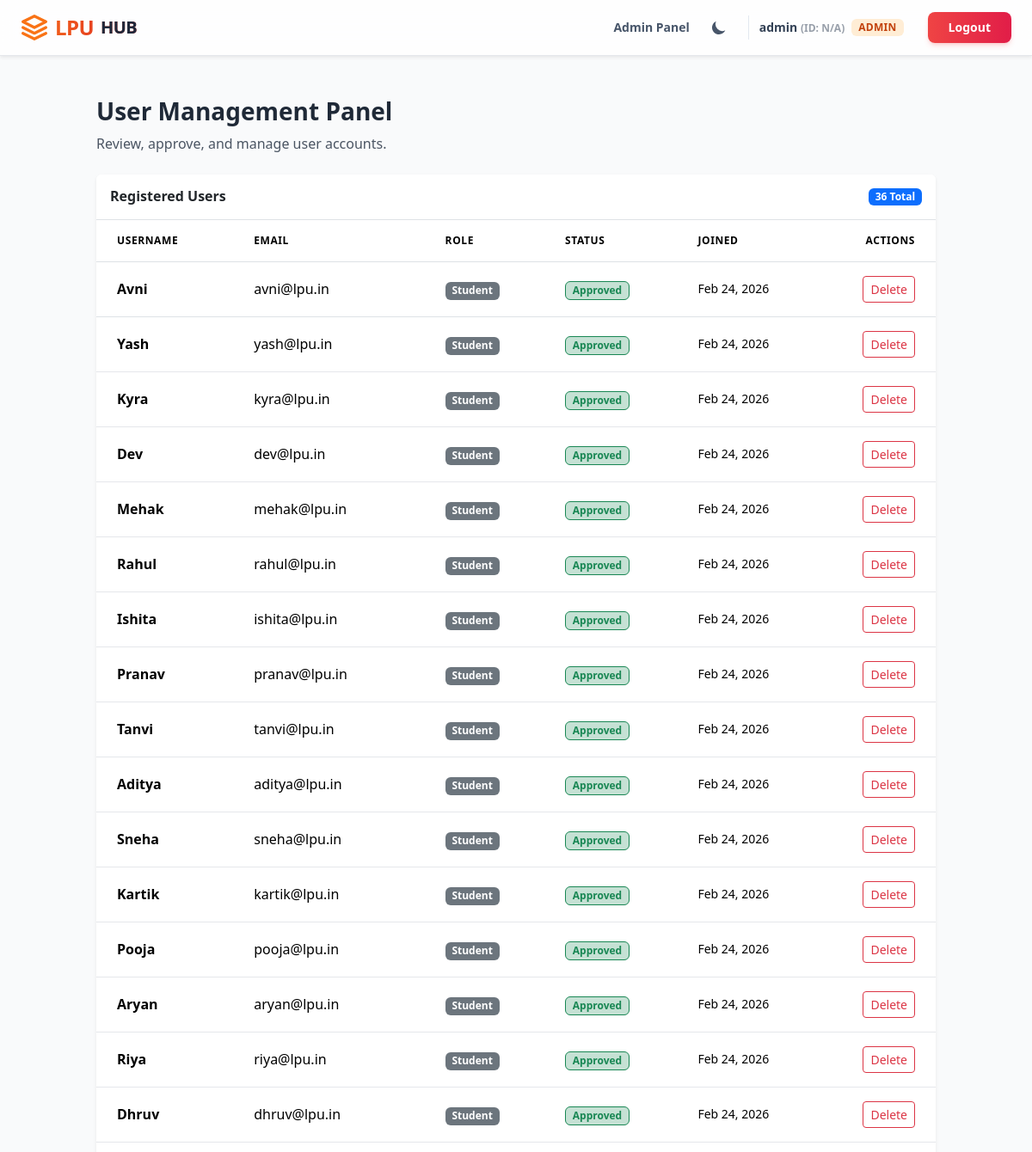
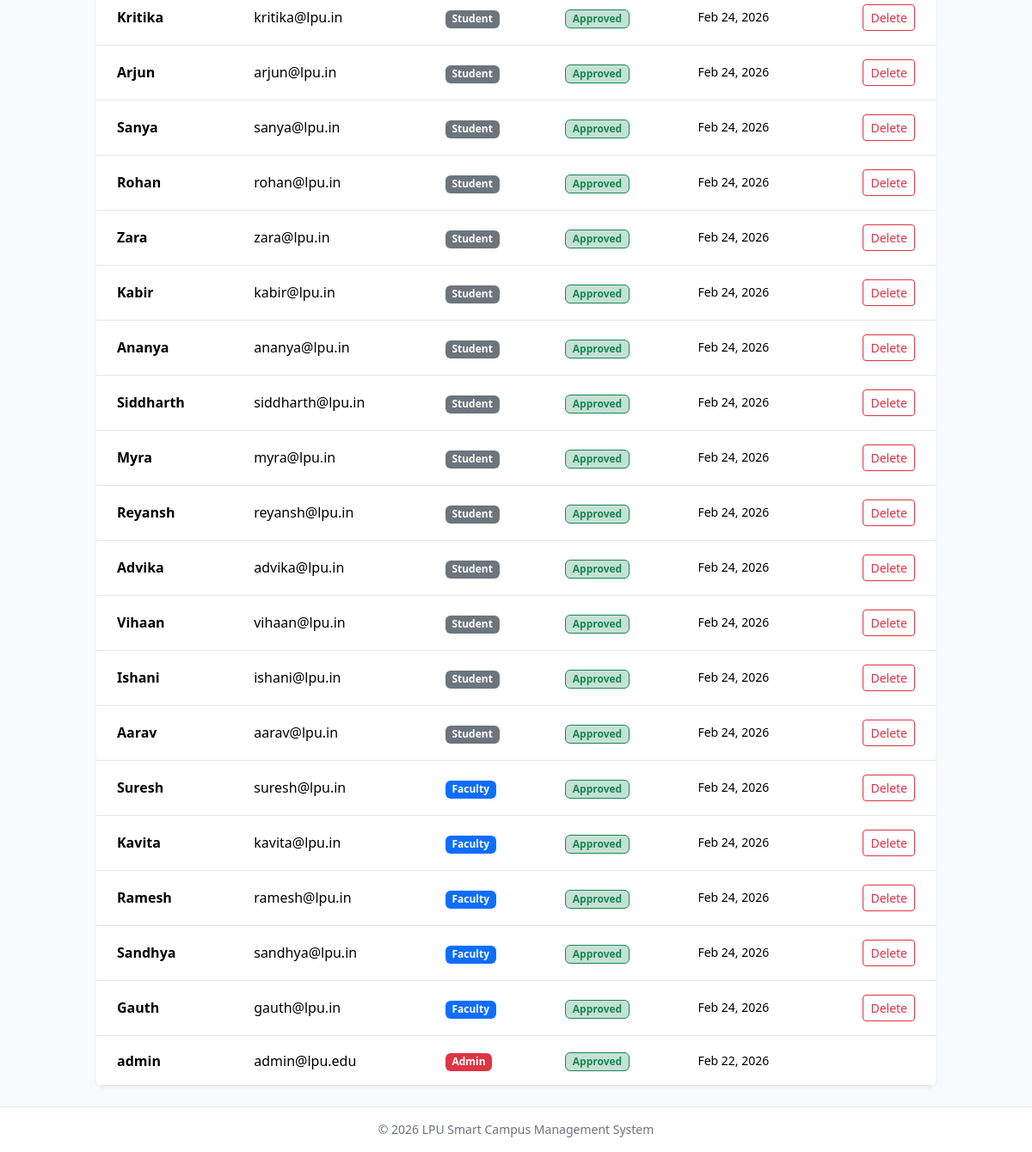
The app's page /admin-panel/ (signed in) with its own data (2 pictures, top to bottom).
### core/models.py (models this page shows, shortened)
class User(AbstractUser):
    class Role(models.TextChoices):
        STUDENT = "STUDENT", "Student"
        FACULTY = "FACULTY", "Faculty"
        ADMIN = "ADMIN", "Admin"
    role = models.CharField(max_length=50, choices=Role.choices, default=Role.STUDENT)
    uid = models.CharField(max_length=8, unique=True, null=True, blank=True)
    section = models.ForeignKey(Section, on_delete=models.SET_NULL, null=True, blank=True, related_name='members')
    is_approved = models.BooleanField(default=False)

### core/views.py (the view)
# urls.py: path('admin-panel/', views.admin_panel, name='admin_panel'),
@login_required
def admin_panel(request):
    from django.shortcuts import get_object_or_404
    if request.user.role != 'ADMIN':
        messages.error(request, "Access denied. Admin only.")
        return redirect('dashboard')
    users = User.objects.all().order_by('-date_joined')
    return render(request, 'core/admin_panel.html', {'users': users})

### templates/core/admin_panel.html (shortened to what this page needs)
{% extends "base.html" %}
{% block content %}
<div class="container py-4">
    <div class="row mb-4">
        <div class="col-12">
            <h2 class="h3 font-bold text-gray-800 dark:text-white">User Management Panel</h2>
            <p class="text-gray-600 dark:text-gray-400">Review, approve, and manage user accounts.</p>
        </div>
    </div>
    <div class="card shadow-sm border-0 dark:bg-gray-800 dark:border-gray-700 overflow-hidden">
        <div
            class="card-header bg-white dark:bg-gray-800 border-bottom dark:border-gray-700 py-3 d-flex justify-content-between align-items-center">
            <h5 class="mb-0 font-semibold dark:text-white">Registered Users</h5>
            <span class="badge bg-primary">{{ users.count }} Total</span>
        </div>
        <div class="table-responsive">
            <table class="table table-hover mb-0 dark:table-dark align-middle">
                <thead class="bg-gray-50 dark:bg-gray-700">
                    <tr>
                        <th
                            class="py-3 px-4 text-xs font-semibold tracking-wider uppercase text-gray-500 dark:text-gray-300">
                            Username</th>
                        <th
                            class="py-3 px-4 text-xs font-semibold tracking-wider uppercase text-gray-500 dark:text-gray-300">
                            Email</th>
                        <th
                            class="py-3 px-4 text-xs font-semibold tracking-wider uppercase text-gray-500 dark:text-gray-300">
                            Role</th>
                        <th
                            class="py-3 px-4 text-xs font-semibold tracking-wider uppercase text-gray-500 dark:text-gray-300">
                            Status</th>
                        <th
                            class="py-3 px-4 text-xs font-semibold tracking-wider uppercase text-gray-500 dark:text-gray-300">
                            Joined</th>
                        <th
                            class="py-3 px-4 text-xs font-semibold tracking-wider uppercase text-gray-500 dark:text-gray-300 text-end">
                            Actions</th>
                    </tr>
                </thead>
                <tbody class="divide-y divide-gray-200 dark:divide-gray-700">
                    {% for u in users %}
                    <tr class="dark:bg-gray-800 hover:bg-gray-50 dark:hover:bg-gray-700/50">
                        <td class="py-3 px-4 dark:text-gray-300 font-semibold">{{ u.username }}</td>
                        <td class="py-3 px-4 dark:text-gray-300">{{ u.email }}</td>
                        <td class="py-3 px-4 dark:text-gray-300">
                            {% if u.role == 'ADMIN' %}
                            <span class="badge bg-danger text-white">Admin</span>
                            {% elif u.role == 'FACULTY' %}
                            <span class="badge bg-primary text-white">Faculty</span>
                            {% else %}
                            <span class="badge bg-secondary text-white">Student</span>
                            {% endif %}
                        </td>
                        <td class="py-3 px-4 dark:text-gray-300">
                            {% if u.is_approved %}
                            <span
                                class="badge bg-success bg-opacity-25 text-success border border-success">Approved</span>
                            {% else %}
                            <span
                                class="badge bg-warning bg-opacity-25 text-warning border border-warning">Pending</span>
                            {% endif %}
                        </td>
                        <td class="py-3 px-4 dark:text-gray-300 text-sm">{{ u.date_joined|date:"M d, Y" }}</td>
                        <td class="py-3 px-4 text-end">
                            <div class="d-flex justify-content-end gap-2">
                                {% if u != user %}
                                <form method="post" action="{% url 'delete_user' u.id %}"
                                    onsubmit="return confirm('Are you sure you want to delete this user?');">
                                    <button type="submit" class="btn btn-sm btn-outline-danger">Delete</button>
                                </form>
                                {% endif %}
                            </div>
                        </td>
                    </tr>
                    {% empty %}
                    <tr>
                        <td colspan="6" class="text-center py-5 text-muted dark:text-gray-400">
                            No users found.
                        </td>
                    </tr>
                    {% endfor %}
                </tbody>
            </table>
        </div>
    </div>
</div>
{% endblock %}

### templates/base.html (shortened to what this page needs)
<!DOCTYPE html>
<html lang="en" data-bs-theme="light" class="light">
<head>
    <link href="https://cdn.jsdelivr.net/npm/bootstrap@5.3.3/dist/css/bootstrap.min.css" rel="stylesheet">
    <script src="https://cdn.tailwindcss.com"></script>
</head>
<body class="bg-gray-50 text-gray-900 dark:bg-gray-900 dark:text-gray-100 flex flex-col min-h-screen">
    <nav
        class="sticky top-0 z-50 bg-white/80 dark:bg-slate-900/80 backdrop-blur-lg border-b border-gray-200 dark:border-slate-800 transition-all duration-300 shadow-sm">
        <div class="max-w-7xl mx-auto px-4 sm:px-6 lg:px-8">
            <div class="flex justify-between items-center h-16">
                <div class="flex-shrink-0 flex items-center">
                    <a href="{% url 'dashboard' %}"
                        class="text-2xl font-black bg-clip-text text-transparent bg-gradient-to-r from-orange-500 to-red-600 tracking-tight flex items-center gap-2 hover:opacity-80 transition-opacity">
                        <svg xmlns="http://www.w3.org/2000/svg" class="w-8 h-8 text-orange-500" viewBox="0 0 24 24"
                            fill="none" stroke="currentColor" stroke-width="2.5" stroke-linecap="round"
                            stroke-linejoin="round">
                            <path d="M12 2L2 7l10 5 10-5-10-5zM2 17l10 5 10-5M2 12l10 5 10-5" />
                        </svg>
                        LPU<span class="text-slate-800 dark:text-white font-bold text-xl">HUB</span>
                    </a>
                </div>
                <div class="flex items-center gap-3 sm:gap-5">
                    {% if user.is_authenticated and user.role == 'ADMIN' %}
                    <a href="{% url 'admin_panel' %}"
                        class="hidden sm:block text-sm font-semibold text-slate-600 dark:text-slate-300 hover:text-orange-500 dark:hover:text-orange-400 transition-colors">Admin
                        Panel</a>
                    {% endif %}
                    <button id="theme-toggle"
                        class="p-2 rounded-full hover:bg-slate-100 dark:hover:bg-slate-800 transition-colors duration-200 focus:outline-none focus:ring-2 focus:ring-orange-500 text-slate-600 dark:text-slate-300">
                        <svg id="theme-toggle-dark-icon" class="w-5 h-5 hidden" fill="currentColor" viewBox="0 0 20 20"
                            xmlns="http://www.w3.org/2000/svg">
                            <path d="M17.293 13.293A8 8 0 016.707 2.707a8.001 8.001 0 1010.586 10.586z"></path>
                        </svg>
                    </button>
                    {% if user.is_authenticated %}
                    <div
                        class="hidden md:flex items-center gap-2 pl-3 py-1 pr-1 border-l border-slate-200 dark:border-slate-700">
                        <span class="text-sm font-semibold text-slate-700 dark:text-slate-200">
                            {{ user.username }}
                            <span class="opacity-50 text-xs">
                                (ID:
                                {{ user.uid|default:"N/A" }})
                            </span>
                        </span>
                        <span
                            class="text-xs px-2 py-0.5 rounded-md bg-orange-100 dark:bg-orange-500/20 text-orange-700 dark:text-orange-300 font-bold tracking-wide">
                            {{ user.get_role_display|upper }}
                        </span>
                    </div>
                    <form method="post" action="{% url 'logout' %}" class="m-0">
                        <button type="submit"
                            class="ms-2 px-4 py-2 text-sm font-bold text-white bg-gradient-to-r from-red-500 to-rose-600 rounded-lg shadow-md shadow-red-500/20 hover:shadow-lg hover:shadow-red-500/40 transform hover:-translate-y-0.5 transition-all focus:ring-2 focus:ring-offset-2 focus:ring-red-500 dark:focus:ring-offset-slate-900 border-none">
                            Logout
                        </button>
                    </form>
                    {% endif %}
                </div>
            </div>
        </div>
    </nav>
    <main class="flex-grow container mt-4">
        {% block content %}
        {% endblock %}
    </main>
    <footer
        class="mt-auto py-3 bg-white dark:!bg-gray-800 border-t border-gray-200 dark:!border-gray-700 text-center text-sm text-gray-500 dark:text-gray-400">
        <p class="mb-0">© 2026 LPU Smart Campus Management System</p>
    </footer>
</body>
</html>

### templates/base.html (style rules this page uses)
body { transition: background-color 0.3s, color 0.3s; }

### records on screen
User: username "admin", uid "N/A", role "ADMIN", email "admin@lpu.edu", shows "Admin", is_approved "Approved", date_joined "Feb 22, 2026"
User: username "Avni", email "avni@lpu.in", role "Student", is_approved "Approved", date_joined "Feb 24, 2026", shows "Delete"
User: username "Yash", email "yash@lpu.in", role "Student", is_approved "Approved", date_joined "Feb 24, 2026", shows "Delete"
User: username "Kyra", email "kyra@lpu.in", role "Student", is_approved "Approved", date_joined "Feb 24, 2026", shows "Delete"
User: username "Dev", email "dev@lpu.in", role "Student", is_approved "Approved", date_joined "Feb 24, 2026", shows "Delete"
User: username "Mehak", email "mehak@lpu.in", role "Student", is_approved "Approved", date_joined "Feb 24, 2026", shows "Delete"
User: username "Rahul", email "rahul@lpu.in", role "Student", is_approved "Approved", date_joined "Feb 24, 2026", shows "Delete"
User: username "Ishita", email "ishita@lpu.in", role "Student", is_approved "Approved", date_joined "Feb 24, 2026", shows "Delete"
User: username "Pranav", email "pranav@lpu.in", role "Student", is_approved "Approved", date_joined "Feb 24, 2026", shows "Delete"
User: username "Tanvi", email "tanvi@lpu.in", role "Student", is_approved "Approved", date_joined "Feb 24, 2026", shows "Delete"
User: username "Aditya", email "aditya@lpu.in", role "Student", is_approved "Approved", date_joined "Feb 24, 2026", shows "Delete"
User: username "Sneha", email "sneha@lpu.in", role "Student", is_approved "Approved", date_joined "Feb 24, 2026", shows "Delete"
User: username "Kartik", email "kartik@lpu.in", role "Student", is_approved "Approved", date_joined "Feb 24, 2026", shows "Delete"
User: username "Pooja", email "pooja@lpu.in", role "Student", is_approved "Approved", date_joined "Feb 24, 2026", shows "Delete"
User: username "Aryan", email "aryan@lpu.in", role "Student", is_approved "Approved", date_joined "Feb 24, 2026", shows "Delete"
User: username "Riya", email "riya@lpu.in", role "Student", is_approved "Approved", date_joined "Feb 24, 2026", shows "Delete"
User: username "Dhruv", email "dhruv@lpu.in", role "Student", is_approved "Approved", date_joined "Feb 24, 2026", shows "Delete"
User: username "Kritika", email "kritika@lpu.in", role "Student", is_approved "Approved", date_joined "Feb 24, 2026", shows "Delete"
User: username "Arjun", email "arjun@lpu.in", role "Student", is_approved "Approved", date_joined "Feb 24, 2026", shows "Delete"
User: username "Sanya", email "sanya@lpu.in", role "Student", is_approved "Approved", date_joined "Feb 24, 2026", shows "Delete"
User: username "Rohan", email "rohan@lpu.in", role "Student", is_approved "Approved", date_joined "Feb 24, 2026", shows "Delete"
User: username "Zara", email "zara@lpu.in", role "Student", is_approved "Approved", date_joined "Feb 24, 2026", shows "Delete"
User: username "Kabir", email "kabir@lpu.in", role "Student", is_approved "Approved", date_joined "Feb 24, 2026", shows "Delete"
User: username "Ananya", email "ananya@lpu.in", role "Student", is_approved "Approved", date_joined "Feb 24, 2026", shows "Delete"
User: username "Siddharth", email "siddharth@lpu.in", role "Student", is_approved "Approved", date_joined "Feb 24, 2026", shows "Delete"
User: username "Myra", email "myra@lpu.in", role "Student", is_approved "Approved", date_joined "Feb 24, 2026", shows "Delete"
User: username "Reyansh", email "reyansh@lpu.in", role "Student", is_approved "Approved", date_joined "Feb 24, 2026", shows "Delete"
User: username "Advika", email "advika@lpu.in", role "Student", is_approved "Approved", date_joined "Feb 24, 2026", shows "Delete"
User: username "Vihaan", email "vihaan@lpu.in", role "Student", is_approved "Approved", date_joined "Feb 24, 2026", shows "Delete"
User: username "Ishani", email "ishani@lpu.in", role "Student", is_approved "Approved", date_joined "Feb 24, 2026", shows "Delete"
User: username "Aarav", email "aarav@lpu.in", role "Student", is_approved "Approved", date_joined "Feb 24, 2026", shows "Delete"
User: username "Suresh", email "suresh@lpu.in", role "Faculty", is_approved "Approved", date_joined "Feb 24, 2026", shows "Delete"
User: username "Kavita", email "kavita@lpu.in", role "Faculty", is_approved "Approved", date_joined "Feb 24, 2026", shows "Delete"
User: username "Ramesh", email "ramesh@lpu.in", role "Faculty", is_approved "Approved", date_joined "Feb 24, 2026", shows "Delete"
User: username "Sandhya", email "sandhya@lpu.in", role "Faculty", is_approved "Approved", date_joined "Feb 24, 2026", shows "Delete"
User: username "Gauth", email "gauth@lpu.in", role "Faculty", is_approved "Approved", date_joined "Feb 24, 2026", shows "Delete"

### other values on screen
{{ users.count }} "36"
